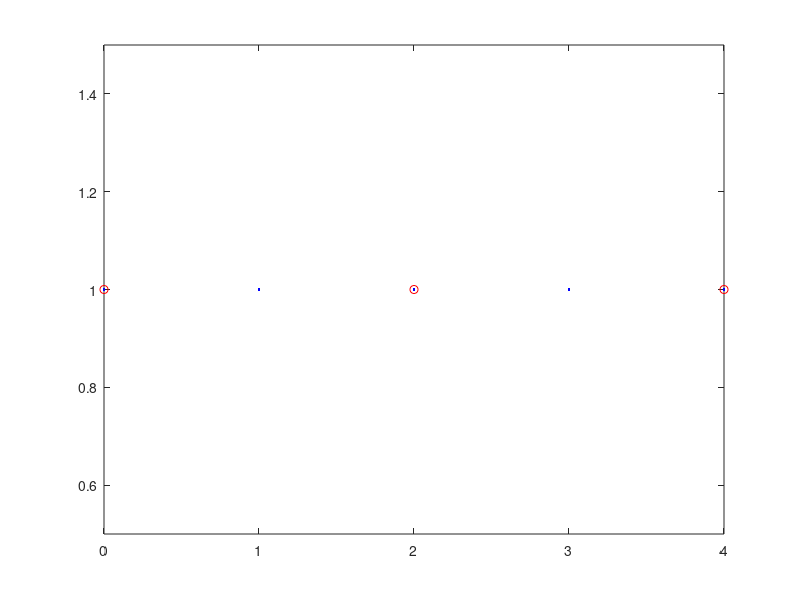
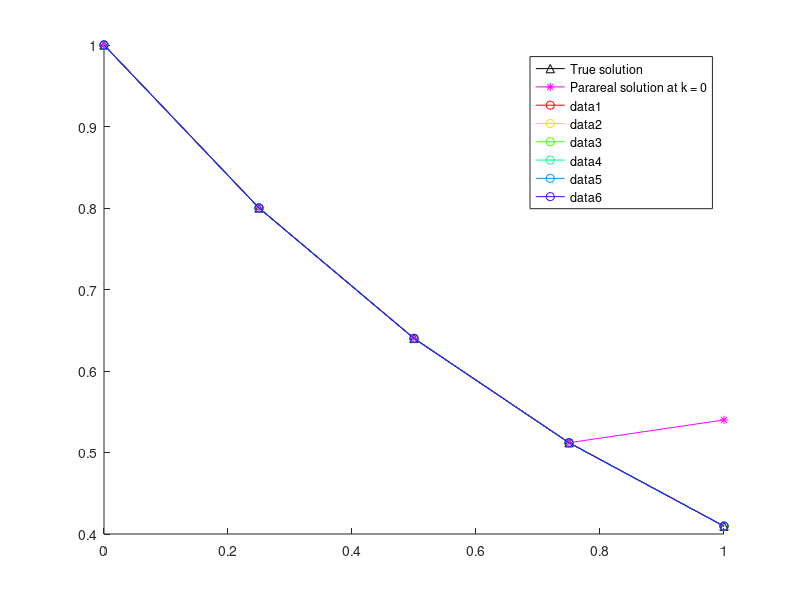
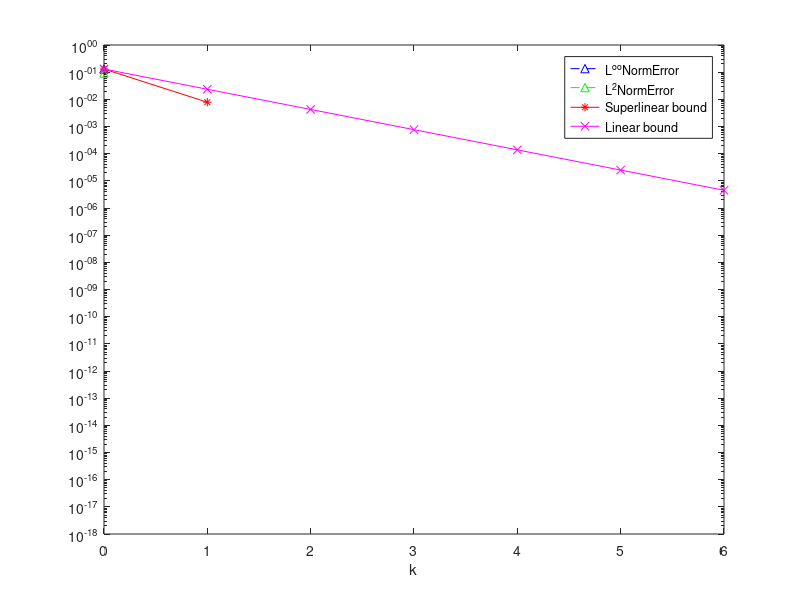

These charts were generated, in order, by the following MATLAB code:
close all
clear
clc


%% ---------------------------------------------------------------
%  Parareal algorithm for linear problem:  
%         y'(t) = a*y(t), t in (0,T)
%          y(t=0) = y0


% overlapping subdomains 2-level domain decomposition preconditioner

global a ;
a = -1;
yExactFunction = @(t)exp(a*t);

% stability function (  y^n+1 = R(z)y^n  )
Rz = @(z) 1/(1-z);     % Backward Euler
% Rz = @(z) 1+z;       % Forward Euler

%% -----------------------------------------------------------------


% initial condition
u0 = 1;

% coarse propagator
N = 2;     %   number of coarse time intervals
T = 1;      %   T = N*Dt  
Dt = T/N;   %   coarse timesteps

xt = linspace(0,T,N+1);

% fine propagator
m = 2;    % number of fine time steps in each coarse time interval
dt = Dt/m;

K = 7 % number of Parareal iterations

cmap = hsv(K); % color map

% 2-level domain decomposition initial
N_fine_nodes = m*N+1; % 11
N_subdomains = N+1; % 6
Id = eye(N_fine_nodes);

% plot the time domain
figure 
plot(0:N_fine_nodes-1,1,'.b',0:m:N_fine_nodes-1,1,'ro')
xlim([0 N_fine_nodes-1])
ylim([0.5 1.5])

%%
% original problem matrix
phi = (1-a*dt)^-1;
A = eye(m*N+1,m*N+1) - (phi)*diag(ones(m*N,1),-1);  

% Reduced system

% fine propagator
F_tilde = (1-a*dt)^-m; 

% coarse propagator
G_tilde = (1-a*Dt)^-1;  



% Uk_0 = zeros(m*N,1);
% Uk_0(1) = u0;

rhs0 = [u0; zeros(m*N,1)];
% rhs = [u0; phi*u0;-G_tilde*u0;phi*U(3);-G_tilde*U(3)];


% exact solution

 xtrue = linspace(0,T,N*m+1);
 pick = 1:m:N*m+1;
 
 uF_true = A\rhs0;
 
% reduced matrix
A_tilde = eye(N+1,N+1) + (-F_tilde)*diag(ones(N,1),-1);      

% approximate reduced matrix
B = eye(N+1,N+1) + (-G_tilde)*diag(ones(N,1),-1);     

R = [1 0 0 0 0;0 0 1 0 0;0 0 0 0 1];

R1 = [1 0 0 0 0; 0 1 0 0 0; 0 0 1 0 0];
D1 = [1 0 0; 0 1 0; 0 0 1/2];
A1 = R1*A*R1';
R1'*D1*R1

R2 = [0 0 1 0 0; 0 0 0 1 0; 0 0 0 0 1];
D2 = [1/2 0 0;0 1 0; 0 0 1];
A2 =R2*A*R2';
R2'*D2*R2

R1'*D1*R1 + R2'*D2*R2
% % coarse space initial
% indice_R_coarse  = 0:2:2*N;
% R = zeros(length(indice_R_coarse),N_fine_nodes);
% for i = 1:length(indice_R_coarse)
%     R(i,indice_R_coarse(i)+1) = 1;
% end
% 
% % first subdomain  Omega_1 = {0}
% R1 = zeros(1,N_fine_nodes);
% R1(1) = 1;
% A1 = R1*A*R1';
% 
% % define nodes in other subdomains
% N_nodes_subdomain = 2;
% indice_R_subdomains = zeros(N_subdomains-1,N_nodes_subdomain);
% k = 0;
% for i =1:N_subdomains-1
%     indice_R_subdomains(i,1) = i + k;
%     indice_R_subdomains(i,2) = i + k + 1; 
%     k = k + 1;
% end
% 
% % Omega_2 = {1,2} Omega_3 = {3,4} 
% R2_end = zeros((N_subdomains-1)*N_nodes_subdomain,N_fine_nodes) ;
% for i = 1:length(indice_R_subdomains)
%     R2_end(N_nodes_subdomain*(i-1)+1,indice_R_subdomains(i)+1) = 1;
%     R2_end(N_nodes_subdomain*(i-1)+2,indice_R_subdomains(i)+2) = 1;
% end
% 
% R_sub = [];       % restriction matrices
% A_sub = [];       % sub-matrices
% for i = 2: N_subdomains 
%     R_sub{i} = R2_end(N_nodes_subdomain*(i-2)+1:N_nodes_subdomain*(i-2)+2,:);
%     A_sub{i} = R_sub{i}*A*R_sub{i}';    
% end
% 
% % define 2-level domain decomposition multiplicative preconditioner
% P = R1'*A1*R1;
% for i = 2:N_subdomains
%     P = P + R_sub{i}'*A_sub{i}*R_sub{i};
% end
P = R1'*D1*A1*R1 + R2'*D2*A2*R2 ;
M = P + (R'*B*R-R'*R)  







%% ------------------------------------------------------------------

% initial coarse integration

B1 =  eye(N+1,N+1) + (-G_tilde)*diag(ones(N,1),-1);  
% B1 =  eye(N*m+1,N*m+1) + (-G_tilde)*diag(ones(N*m,1),-1);

%Initial coarse Parareal iteration at the coarse level
rhs0_coarse = [u0;zeros(N,1)];
U0_coarse = B1\rhs0_coarse;

U_fine=[];
for i=1:N
    U_fine = [U_fine;U0_coarse(i);phi*U0_coarse(i)];        
end


% first 2-level dd preconditioning iterartion

% rhs = [u0;  phi*U(1);-G_tilde*U(1);phi*U(3);-G_tilde*U(3);phi*U(5);-G_tilde*U(5);phi*U(7);-G_tilde*U(7);phi*U(9);-G_tilde*U(9)];
%Initial fine solution at the fine level
rhs=[u0];
for i=1:N-1
     rhs=[rhs;0; -G_tilde*U0_coarse(i) + phi/2*U_fine(i+1);0;-G_tilde*U0_coarse(i+2)];
end
U_fine = M\rhs;

% rhs=[u0];
% for i=1:2:2*N
%     rhs=[rhs; phi*U(i);-G_tilde*U(i)];
% end
% U = M\rhs;


 figure
 hold on
 plot(xtrue,uF_true,'-^k',xtrue,U_fine,'-*m');
 legend('True solution','Parareal solution at k = 0')
 
U0n = U_fine;
proNj = 1;

L2NormError = [ sqrt(sum(Dt*(uF_true-U_fine).^2))];
LInfNormError = [max(abs(uF_true-U_fine))];
SupperlinearErrorBound  = LInfNormError;
LinearErrorBound  = LInfNormError;

%%



% iteration loop
for k = 1: K-1
        % k = k + 1
        rhs=[u0];
        for i=1:2:2*N-2
             rhs=[rhs;0; -G_tilde*U_fine(i) + phi/2*U_fine(i+1);0;-G_tilde*U_fine(i+2)];
        end
        U_fine = M\rhs;
%         rhs(2:end) =  [ phi*U(1);-G_tilde*U(1);phi*U(3);-G_tilde*U(3);phi*U(5);-G_tilde*U(5);phi*U(7);-G_tilde*U(7);phi*U(9);-G_tilde*U(9)];
        %;phi*U(5);-G_tilde*U(5);phi*U(7);-G_tilde*U(7);phi*U(9);-G_tilde*U(9)];
%         U = M\rhs;

       plot(xtrue,U_fine,'Color',cmap(k,:),'Marker','o');
       
%        
%        norm(uF_true(pick)-U,'inf')
       proNj(k+1) = proNj(k)*(N-k);
       L2NormError(k+1) = sqrt(sum(Dt*(uF_true-U_fine).^2));
       LInfNormError(k+1) = max(abs(uF_true-U_fine));
       SupperlinearErrorBound(k+1)  = (abs(exp(a*Dt) - Rz(a*Dt)))^(k)/factorial(k)*proNj(k+1)*max(abs(uF_true-U0n));
       LinearErrorBound(k+1)  = (abs(exp(a*Dt) - Rz(a*Dt))/(1- abs(Rz(a*Dt))))^(k)*max(abs(uF_true-U0n));
end  % iteration loop

uF_true_coarse=uF_true
U_fine

L2NormError=L2NormError'
LInfNormError=LInfNormError'
SupperlinearErrorBound=SupperlinearErrorBound'
LinearErrorBound=LinearErrorBound'

figure
semilogy(0:K-1,LInfNormError,'b--^',0:K-1,L2NormError,'g--^',0:K-1,SupperlinearErrorBound,'r*-',0:K-1,LinearErrorBound,'mx-')
legend('L^{oo}NormError','L^2NormError','Superlinear bound','Linear bound')
xlabel('k')
ylim([1e-18 1])
